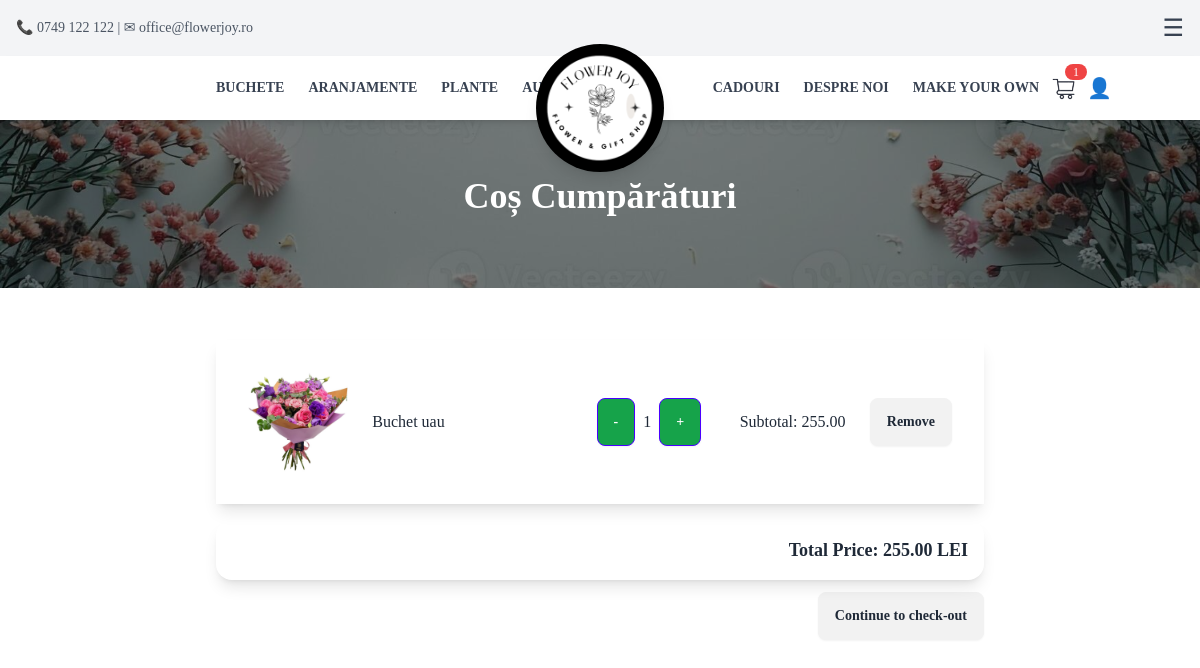
Page /cart/ on the earlier database version.
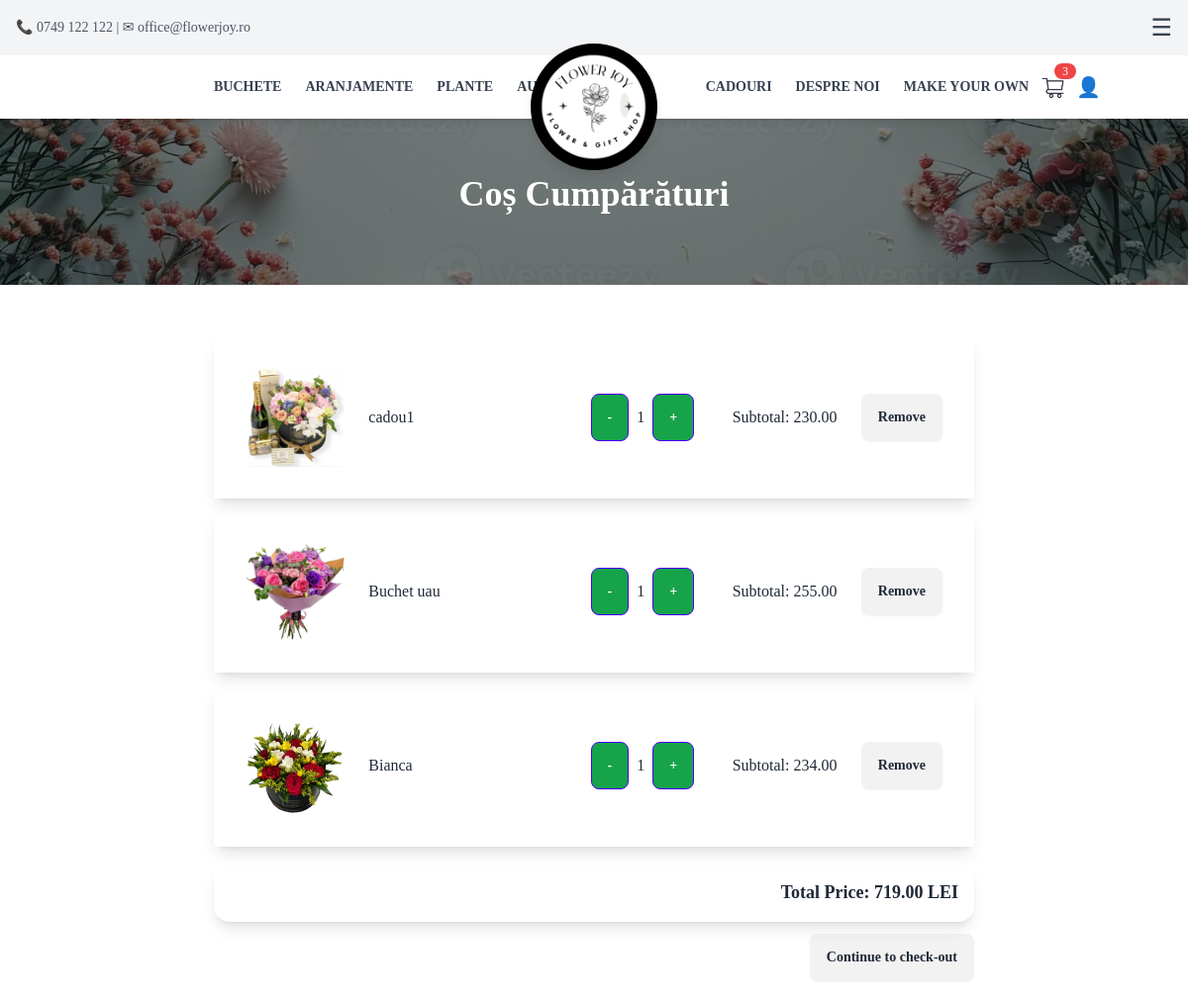
Same page on the later database version.
### App/models.py (models this page shows, shortened)
class CartItem(models.Model):
    user = models.ForeignKey(User, on_delete=models.CASCADE, null=True, blank=True)
    session_id = models.CharField(max_length=255, null=True, blank=True) # Store session ID for anonymous users
    product = models.ForeignKey(Product, on_delete=models.CASCADE)
    quantity = models.PositiveIntegerField(default=1)
    def total_price(self):
        return self.product.price * self.quantity

class Product(models.Model):
    name = models.CharField(max_length=100, null=False, blank=False)
    description = models.TextField()
    category = models.CharField(
        max_length=100,
        choices=[
            ("Flowers", "Flowers"),
            ("Bouquets", "Bouquets"),
            ("Accessories", "Accessories"),
            ("Gifts", "Gifts"),
            ("CustomBouquet", "CustomBouquet"),
        ],
        default="General"
    )
    price = models.DecimalField(max_digits=10, decimal_places=2, null=False, blank=False)
    image = models.ImageField(upload_to="Pictures/", null=False, blank=False)
    created_at = models.DateTimeField(auto_now_add=True, null=False, blank=False)
    is_custom = models.BooleanField(default=False)
    in_store = models.BooleanField(default=False)
    auction_manual = models.BooleanField(default=False)
    auction_start_time = models.DateTimeField(null=True, blank=True)
    auction_floor_price = models.DecimalField(max_digits=10, decimal_places=2, default=10)
    auction_interval_minutes = models.PositiveIntegerField(default=60)
    auction_drop_amount = models.DecimalField(max_digits=6, decimal_places=2, default=5)
    before_auction_price = models.DecimalField(max_digits=10, decimal_places=2, null=False, blank=False, default=0.00)  # Store the price before auction
    bid_submited = models.BooleanField(default=False)  # Track if a bid has been submitted

### App/views.py (the view)
# urls.py: path('cart/', cart_view, name='cart'),
def cart_view(request):
    if request.user.is_authenticated:
        cart_items = CartItem.objects.filter(user=request.user)
    else:
        session_id = request.session.session_key
        if not session_id:
            request.session.create()
            session_id = request.session.session_key
        cart_items = CartItem.objects.filter(session_id=session_id)
    total_price = sum(item.total_price() for item in cart_items)
    context = {
        'cart_items': cart_items,
        'total_price': total_price
    }
    return render(request, 'cart.html', context)

### App/templates/partials/cart.html (shortened to what this page needs)
{% extends 'base.html' %}
{% block content %}
<section class="relative w-full h-72 bg-cover bg-center" style="background-image: url('/static/bannerCart.jpg');">
    <div class="container mx-auto px-4 py-16 relative z-10 text-white">
        <h1 class="text-4xl font-bold text-center mt-28">Coș Cumpărături</h1>
    </div>
</section>
<div class="container mx-auto px-4 py-8 bg-white">
    {% if cart_items %}
    <div class="container mt-5 max-w-3xl mx-auto">
        {% for cart_item in cart_items %}
        <div id="cart-item-{{ cart_item.id }}" >
            {% include 'partials/cart_item.html' with cart_item=cart_item %}
        </div>
        {% endfor %}
        <div id="total-price-container" class="card shadow-lg p-4 mt-4 text-right">
            <p class="text-lg font-semibold">Total Price: <span id="total-price">{{ total_price }}</span> LEI</p>
        </div>
        <a href=" {% url 'checkout' %} " class="btn btn-warning b-sm mt-3 mb-5 float-right">Continue to check-out</a>
    {% endif %}
    </div>
</div>
{% endblock %}

### App/templates/base.html (shortened to what this page needs)
{% load static %}
<!DOCTYPE html>
<html lang="en">
<head>
    <link href="{% static 'output.css' %}" rel="stylesheet">
    <script src="https://cdn.tailwindcss.com"></script>
</head>
<body class="bg-gray font-serif">
    {% include 'partials/navbar.html' %}
    {% block content %}
    {% endblock %}
</body>

### App/templates/partials/navbar.html (shortened to what this page needs)
<div id="top-bar" class="bg-gray-100 text-gray-600 text-sm py-3 px-4 flex justify-between items-center fixed top-0 left-0 w-full z-30 transition-all duration-300 ease-in-out">
    <div>📞 0749 122 122 | ✉ office@flowerjoy.ro</div>
    <div class="flex gap-3">
        <button class="text-gray-700 text-2xl" id="menu-toggle">☰</button>
    </div>
</div>
 <nav id="main-navbar" class="bg-white shadow-md fixed top-0 left-0 w-full z-40 transition-all duration-300 ease-in-out mt-14">
    <div class="container mx-auto flex justify-between items-center py-4 px-32 pr-0">
        <div class="hidden md:flex gap-6 uppercase text-sm font-semibold text-gray-700">
            <a href="{% url 'products_by_category' category='buchete' %}" class="hover:text-gray-900">Buchete</a>
            <a href="{% url 'products_by_category' category='aranjamente' %}" class="hover:text-gray-900">Aranjamente</a>
            <a href="{% url 'products_by_category' category='plante' %}" class="hover:text-gray-900">Plante</a>
            <a href="/auction/" class="hover:text-gray-900">Auction</a>
        </div>
        <div id="logo" class="absolute left-1/2 transform -translate-x-1/2 top-4 z-50 transition-all duration-300 ease-in-out -translate-y-7">
            <a href="/" class="block w-32 h-32 bg-black rounded-full flex items-center justify-center shadow-lg">
                <img src="/static/Logo.png" alt="Flower Shop Logo" class="w-28 h-28 rounded-full object-cover transition-all duration-300 ease-in-out" id="logo-img">
            </a>
        </div>
        <div class="flex items-center">
            <div class="hidden md:flex gap-6 uppercase text-sm font-semibold text-gray-700">
                <a href="{% url 'products_by_category' category='cadouri' %}" class="hover:text-gray-900">Cadouri</a>
                <a href="#" class="hover:text-gray-900">Despre noi</a>
                <a href="{% url 'custom_bouquet_builder' %}" class="hover:text-gray-900">Make your own</a>
            </div>
            <div class="flex items-center space-x-4 ml-2">
                <a href="/cart/" id="cart-btn" class="relative">
                    {% include "partials/cart_count.html" with cart_count=cart_items.count %}
                </a>
            </div>
            <div class="flex items-center space-x-4 ml-2">
                {% if user.is_authenticated %}
                    <a href="{% url 'logout' %}" class="text-xl hover:text-gray-700">
                        <img src="/static/logout.png" class="h-7"> </a>
                    <span class="text-gray-700 text-sm"> <a href="{% url 'profile' %}">{{ user.username }}</a></span>
                {% else %}
                    <a href="/login_page/" class="text-xl hover:text-gray-700"> 👤 </a>
                {% endif %}
            </div>
        </div>
    </div>
</nav>

### App/templates/partials/cart_count.html
<img src="/static/cartIcon1.png" class="w-8 h-8">
<span id="cart-count" class="absolute -top-2 -right-2 bg-red-500 text-white text-xs px-2 rounded-full"  hx-swap-oob="true">{{ cart_count }}</span>

### App/templates/partials/cart_item.html
<div id="cart-item-{{ cart_item.id }}" class="card-body mb-3 shadow-lg"" hx-target="this" hx-swap="innerHTML">
    <div class="flex justify-between items-center">
        <div class="center">
            {% if not cart_item.product.is_custom %}
            <a href="{% url 'product_detail' pk=cart_item.product.id %}">
            {% endif %}
                <img src="{{ cart_item.product.image.url }}" class="img-fluid rounded" alt="{{ cart_item.product.name }}" style="width: 100px; height: 100px; object-fit: cover;">
            {% if not cart_item.product.is_custom %}
            </a>
            {% endif %}
        </div>
        <div class="center" style="flex: 1; max-width: 200px; text-align: left;">
            <p class="card-text truncate">{{ cart_item.product.name }}</p>
        </div>
        <div class="flex items-center space-x-2">
            <a href="{% url 'decrement_quantity' product_id=cart_item.product.id %}"
               class="btn btn-primary btn-sm center bg-green-600 text-white"
               hx-get="{% url 'decrement_quantity' product_id=cart_item.product.id %}"
               hx-target="#cart-item-{{ cart_item.id }}"
               hx-swap="outerHTML">-</a>
            <div class="center"><p class="card-text">{{ cart_item.quantity }}</p></div>
            <a href="{% url 'increment_quantity' product_id=cart_item.product.id %}"
               class="btn btn-primary btn-sm center bg-green-600 text-white"
               hx-get="{% url 'increment_quantity' product_id=cart_item.product.id %}"
               hx-target="#cart-item-{{ cart_item.id }}"
               hx-swap="outerHTML">+</a>
        </div>
        <div class="center" style="min-width: 120px; text-align: right;">
            <p class="card-text">Subtotal: {{ cart_item.total_price }}</p>
        </div>
        <div class="center">
            <a href="{% url 'remove_from_cart' product_id=cart_item.product.id %}"
               class="btn btn-danger btn-sm"
               hx-get="{% url 'remove_from_cart' product_id=cart_item.product.id %}"
               hx-target="#cart-item-{{ cart_item.id }}"
               hx-swap="outerHTML">Remove</a>
        </div>
    </div>
</div>

Differences in the rows shown:
added CartItem: product.image (picture), product.name "cadou1", quantity "1", total_price "230.00"
added CartItem: product.image (picture), product.name "Bianca", quantity "1", total_price "234.00"
Other differences:
{{ cart_count }}: "1" → "3"
{{ total_price }}: "255.00" → "719.00"
